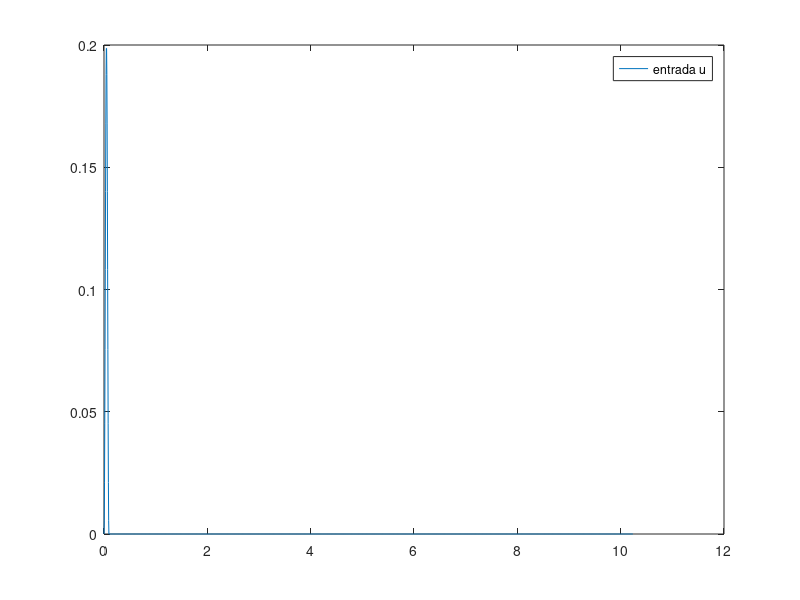
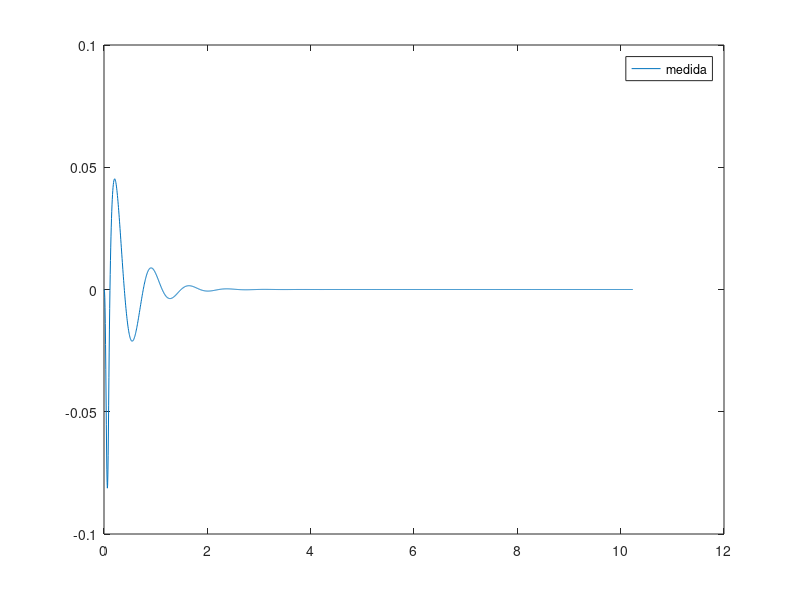
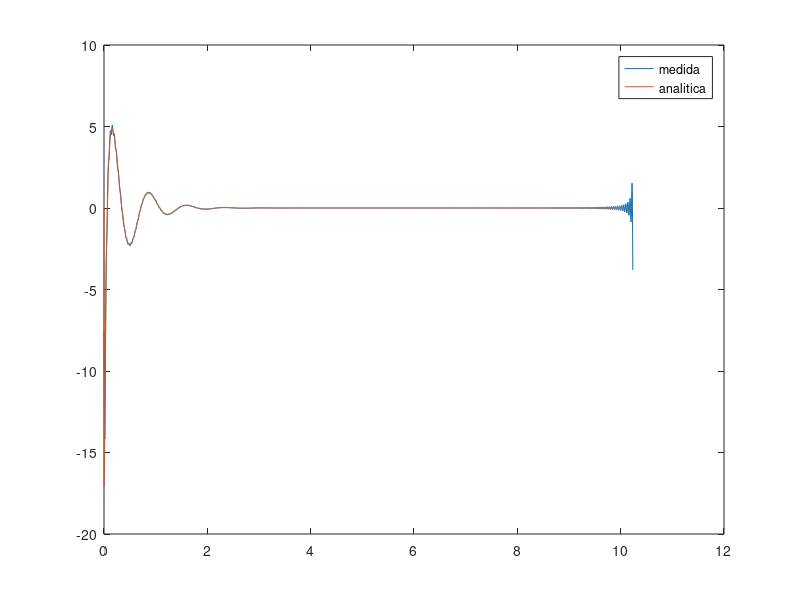

The MATLAB source for these figures, in order: (Note: this script raises an error after producing the figures.)
% VEICULO ERA
clear all
close all
M=1000;
m=20;
ks=1e5;
kp=2e5;
cs=1e4;
% modelo
M=[M 0;0 m];
C=[cs -cs;-cs cs];
K=[ks -ks;-ks ks+kp];
A=[zeros(2,2) eye(2,2);-inv(M)*K -inv(M)*C];
B=[0;0;inv(M)*kp*[0;1]]; % valido so para cp=0 !!!
C=[1 -1 0 0];
D=0;
% input
u=0.1*(1+cos(pi:2*pi/19:3*pi));
np=length(u);
N=2*1024;
nr=N-np;
u=[u zeros(1,nr)];
u=u';
dt=0.005;
t=0:dt:(N-1)*dt;
plot(t,u)
legend('entrada u')
% resposta
suspe=ss(A,B,C,D);
y=lsim(suspe,u,t);
figure
plot(t,y)
legend('medida')
% estimando h(t)
df=1/(N*dt);
f=(0:N-1)*df;
U=fft(u);
Y=fft(y);
H=Y./U;
H=H(1:N/8);
H=[H; zeros(N/2-N/8,1)];
H=[H;0;flipud(conj(H(2:N/2)))];
h=real(N*df*ifft(H));
ha=impulse(suspe,t);
figure
plot(t,h,t,ha)
legend('medida','analitica')
% Estimacao
figure
[Ae,Be,Ce,De]=erasiso(dt*h');
susperad=ss(Ae,Be,Ce,De,dt);
susperac=d2c(susperad);
he=impulse(susperac, t);
figure
plot(t,h,t,he) 
legend('medida','estimada')
% verificacao com resposta ao degrau
figure
step(suspe)
hold on
step(susperac)